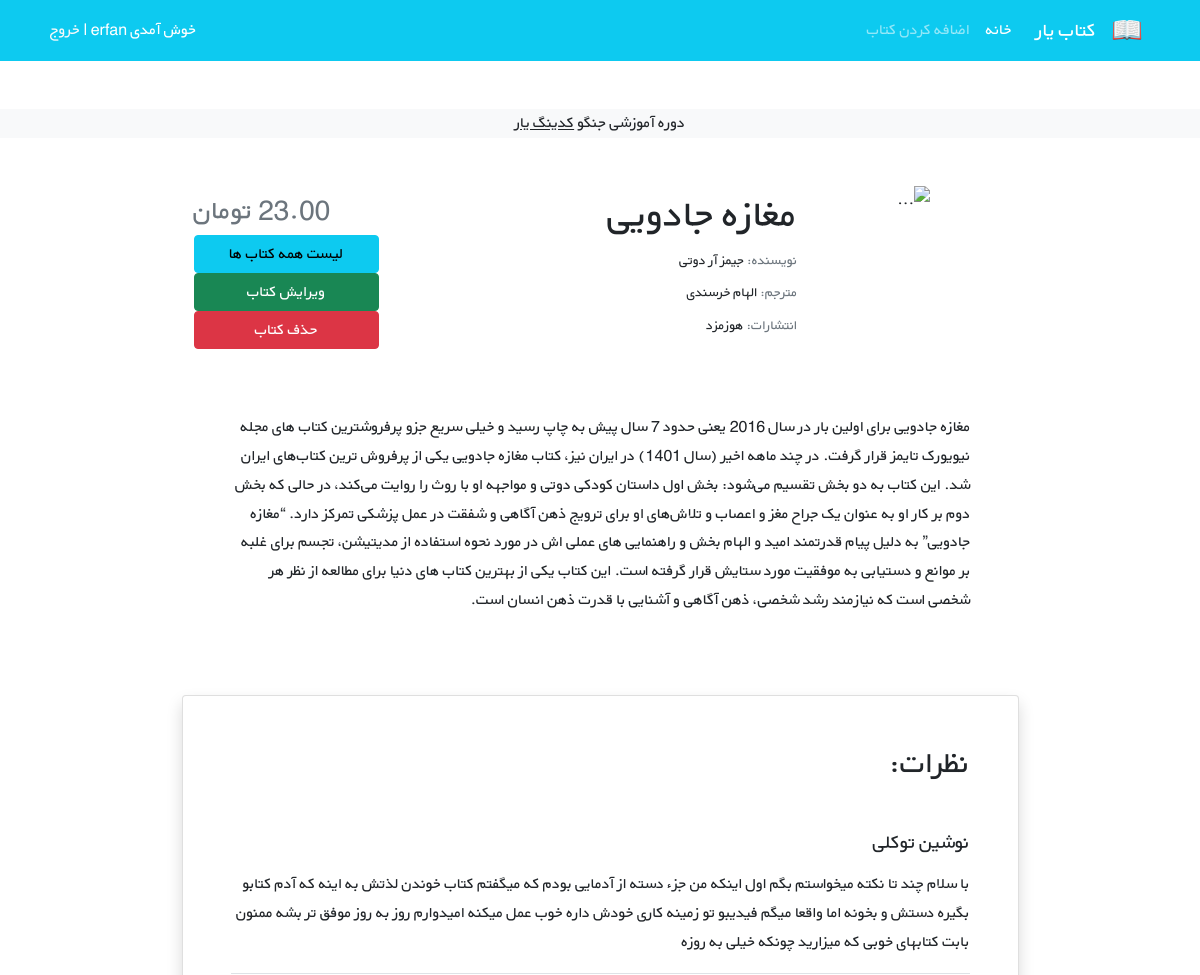
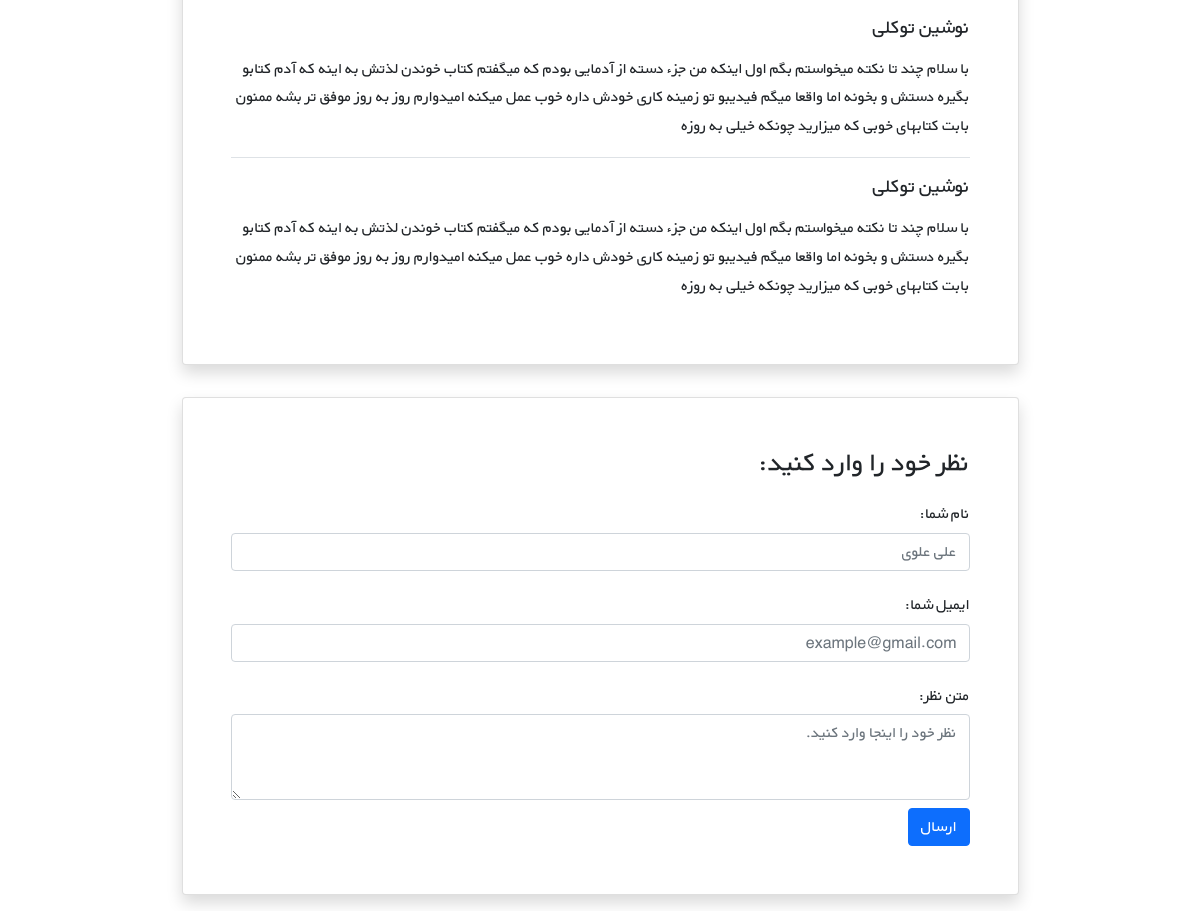
The app's page /books/4/ (signed in) with its own data (2 pictures, top to bottom).
### books/models.py (models this page shows, shortened)
class Book(models.Model):
    title = models.CharField(max_length=200)
    author = models.CharField(max_length=111)
    description = models.TextField()
    price = models.DecimalField(max_digits=5 , decimal_places=2)

### books/views.py (the view)
# urls.py: path('<int:pk>/' ,BookDetailView.as_view() , name = 'book_detail'),
class BookDetailView(generic.DetailView):
    model = Book
    template_name = 'books/book_detail.html'

### books/templates/books/book_detail.html (shortened to what this page needs)
{% extends '_html.html' %}
{% block content %}
<div class="container mt-5" dir="rtl">
    <div class="">
        <div class="">
            <div class="d-flex justify-content-center">
                <div class="row w-sm-75 w-100">
                    <div class="col-xs-12 col-md-3 d-flex justify-content-center">
                        <div>
                            <img src="https://newcdn.fidibo.com/images/books/65579_50411_normal.jpg"
                                 class="img-fluid rounded-start" alt="...">
                        </div>
                    </div>
                    <div class="col-xs-12 col-md-6 text-center text-md-end mt-md-1 mt-4">
                        <h1>{{ book.title }}</h1>
                        <h5 class="small my-1"><span class="text-muted">نویسنده: </span>{{ book.author }}</h5>
                        <h5 class="small my-1"><span class="text-muted">مترجم: </span>الهام خرسندی</h5>
                        <h5 class="small my-1"><span class="text-muted">انتشارات: </span>هوزمزد</h5>
                    </div>
                    <div class="col-xs-12 col-md-3 d-flex flex-column">
                        <h3 class="align-self-center pt-2 text-muted align-self-md-end">
                            {{ book.price }} تومان
                        </h3>
                        <a class="btn btn-info" href={% url 'book_list' %}>لیست همه کتاب ها</a>
                        <a class="btn btn-success" href={% url 'book_update' book.id %}>ویرایش کتاب</a>
                        <a class="btn btn-danger" href={% url 'book_delete' book.id %}>حذف کتاب</a>
                    </div>
                </div>
            </div>
            <div class="d-flex justify-content-center">
                <div class="my-3 p-5 w-sm-75 w-100">
                    {{ book.description }}
                </div>
            </div>
            <div class="d-flex justify-content-center">
                <div class="card shadow my-3 p-5 w-sm-75 w-100">
                    <h2 class="mb-5">نظرات:</h2>
                    <div class="border-bottom mb-3">
                        <h5 class="mb-3">نوشین توکلی</h5>
                        <p>با سلام چند تا نکته میخواستم بگم اول اینکه من جزء دسته از آدمایی بودم که میگفتم کتاب خوندن لذتش
                            به اینه که آدم کتابو بگیره دستش و بخونه اما واقعا میگم فیدیبو تو زمینه کاری خودش داره خوب عمل
                            میکنه امیدوارم روز به روز موفق تر بشه ممنون بابت کتابهای خوبی که میزارید چونکه خیلی به روزه</p>
                    </div>
                    <div class="border-bottom mb-3">
                        <h5 class="mb-3">نوشین توکلی</h5>
                        <p>با سلام چند تا نکته میخواستم بگم اول اینکه من جزء دسته از آدمایی بودم که میگفتم کتاب خوندن لذتش
                            به اینه که آدم کتابو بگیره دستش و بخونه اما واقعا میگم فیدیبو تو زمینه کاری خودش داره خوب عمل
                            میکنه امیدوارم روز به روز موفق تر بشه ممنون بابت کتابهای خوبی که میزارید چونکه خیلی به روزه</p>
                    </div>
                    <div>
                        <h5 class="mb-3">نوشین توکلی</h5>
                        <p>با سلام چند تا نکته میخواستم بگم اول اینکه من جزء دسته از آدمایی بودم که میگفتم کتاب خوندن لذتش
                            به اینه که آدم کتابو بگیره دستش و بخونه اما واقعا میگم فیدیبو تو زمینه کاری خودش داره خوب عمل
                            میکنه امیدوارم روز به روز موفق تر بشه ممنون بابت کتابهای خوبی که میزارید چونکه خیلی به روزه</p>
                    </div>
                </div>
            </div>
            <div class="d-flex justify-content-center">
                <div class="card shadow my-3 p-5 w-sm-75 w-100">
                    <h3>نظر خود را وارد کنید:</h3>
                    <form method="POST">
                        <div class="form-group py-2">
                            <label class="py-1" for="author_name">نام شما:</label>
                            <input type="text" class="form-control" placeholder="علی علوی" name="author_name">
                        </div>
                        <div class="form-group py-2">
                            <label class="py-1" for="email">ایمیل شما:</label>
                            <input type="email" class="form-control" placeholder="example@gmail.com" name="email">
                        </div>
                        <div class="form-group py-2">
                            <label class="py-1" for="comment_text">متن نظر:</label>
                            <textarea class="form-control" name="text" rows="3"
                                      placeholder="نظر خود را اینجا وارد کنید."></textarea>
                        </div>
                        <button type="submit" class="btn btn-primary">ارسال</button>
                    </form>
                </div>
            </div>
        </div>
    </div>
</div>
{% endblock content %}

### static/css/style.css (style rules this page uses)
* { font-family: 'BYekan', sans-serif; line-height: 1.8rem; }
@media (min-width: 576px) { .w-sm-75 { width: 75%!important; } }

### records on screen
Book: title "مغازه جادویی", author "جیمز آر دوتی", description "مغازه جادویی برای اولین بار در سال 2016 یعنی حدود 7 سال پیش به چاپ رسید و خیلی سریع جزو پرفروشترین کتاب های مجله نیویورک تایمز قرار گرفت. در چند ماهه اخیر (سال 1401) در ایران نیز، کتاب مغازه جادویی یکی از پرفروش ترین کتاب‌های ایران شد. این کتاب به دو بخش تقسیم می‌شود: بخش اول داستان کودکی دوتی و مواجهه او با روث را روایت می‌کند، در حالی که بخش دوم بر کار او به عنوان یک جراح مغز و اعصاب و تلاش‌های او برای ترویج ذهن آگاهی و شفقت در عمل پزشکی تمرکز دارد. “مغازه جادویی” به دلیل پیام قدرتمند امید و الهام بخش و راهنمایی های عملی اش در مورد نحوه استفاده از مدیتیشن، تجسم برای غلبه بر موانع و دستیابی به موفقیت مورد ستایش قرار گرفته است. این کتاب یکی از بهترین کتاب های دنیا برای مطالعه از نظر هر شخصی…"
